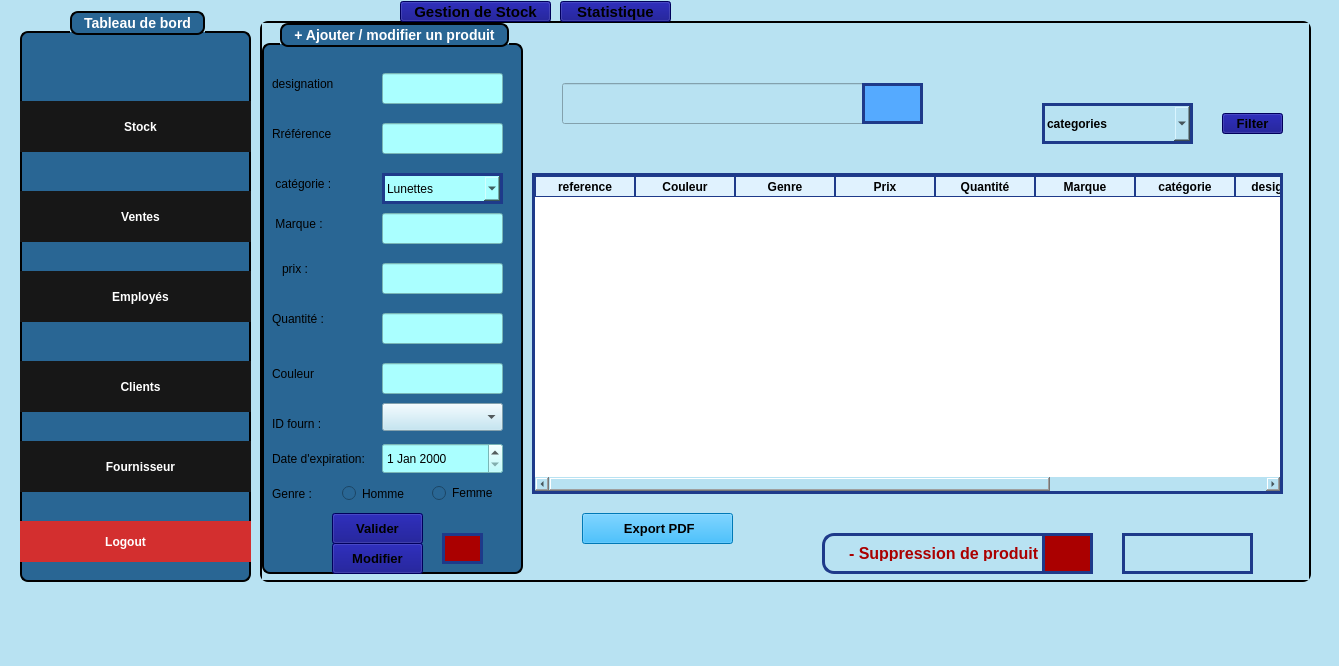
<?xml version="1.0" encoding="UTF-8"?>
<ui version="4.0">
 <class>MainWindow</class>
 <widget class="QMainWindow" name="MainWindow">
  <property name="geometry">
   <rect>
    <x>0</x>
    <y>0</y>
    <width>1339</width>
    <height>666</height>
   </rect>
  </property>
  <property name="windowTitle">
   <string>MainWindow</string>
  </property>
  <property name="styleSheet">
   <string notr="true">background-color: #B8E2F2

</string>
  </property>
  <widget class="QWidget" name="centralwidget">
   <widget class="QWidget" name="layoutWidget">
    <property name="geometry">
     <rect>
      <x>20</x>
      <y>0</y>
      <width>1301</width>
      <height>591</height>
     </rect>
    </property>
    <layout class="QHBoxLayout" name="horizontalLayout">
     <item>
      <widget class="QWidget" name="widget_2" native="true">
       <property name="maximumSize">
        <size>
         <width>16777215</width>
         <height>589</height>
        </size>
       </property>
       <widget class="QWidget" name="widget" native="true">
        <property name="geometry">
         <rect>
          <x>-10</x>
          <y>-20</y>
          <width>1311</width>
          <height>631</height>
         </rect>
        </property>
        <widget class="QGroupBox" name="groupBox_2">
         <property name="geometry">
          <rect>
           <x>10</x>
           <y>30</y>
           <width>231</width>
           <height>571</height>
          </rect>
         </property>
         <property name="styleSheet">
          <string notr="true">QGroupBox {
    background-color: rgb(41, 102, 148);   /* blue background */
    border: 2px solid black;               /* black border, 2px wide */
    border-radius: 8px;                    /* rounded corners */
    margin-top: 20px;                      /* space for the title */
    color: white;                          /* title text color */
    font-weight: bold;
    font-size: 14px;
}

QGroupBox::title {
 border: 2px solid black;               /* black border, 2px wide */
    border-radius: 8px;     
background-color: rgb(41, 102, 148);
    subcontrol-origin: margin;
    subcontrol-position: top center;       /* title centered */
    padding: 2px 10px;
}</string>
         </property>
         <property name="title">
          <string>Tableau de bord</string>
         </property>
         <widget class="QPushButton" name="pushButton_6">
          <property name="geometry">
           <rect>
            <x>-10</x>
            <y>90</y>
            <width>261</width>
            <height>51</height>
           </rect>
          </property>
          <property name="styleSheet">
           <string notr="true">#pushButton_6 {
    font-family: Arial, Helvetica, sans-serif;
    font-weight: bold;
    color: white;
    background-color: #171717;
    padding: 10px 20px;
    border: none;
    border-radius: 10px;
}

#pushButton_6:hover {
    background-color: #0c66ed; /* hover effect */
}

#pushButton_6:pressed {
    background-color: #094bb0; /* pressed effect */
}

</string>
          </property>
          <property name="text">
           <string>Stock</string>
          </property>
         </widget>
         <widget class="QPushButton" name="pushButton_8">
          <property name="geometry">
           <rect>
            <x>-10</x>
            <y>180</y>
            <width>261</width>
            <height>51</height>
           </rect>
          </property>
          <property name="styleSheet">
           <string notr="true">#pushButton_8 {
    font-family: Arial, Helvetica, sans-serif;
    font-weight: bold;
    color: white;
    background-color: #171717;
    padding: 10px 20px;
    border: none;
    border-radius: 10px;
}

#pushButton_8:hover {
    background-color: #0c66ed; /* hover effect */
}

#pushButton_8:pressed {
    background-color: #094bb0; /* pressed effect */
}
</string>
          </property>
          <property name="text">
           <string>Ventes</string>
          </property>
         </widget>
         <widget class="QPushButton" name="pushButton_10">
          <property name="geometry">
           <rect>
            <x>-10</x>
            <y>260</y>
            <width>261</width>
            <height>51</height>
           </rect>
          </property>
          <property name="styleSheet">
           <string notr="true">#pushButton_10 {
    font-family: Arial, Helvetica, sans-serif;
    font-weight: bold;
    color: white;
    background-color: #171717;
    padding: 10px 20px;
    border: none;
    border-radius: 10px;
}

#pushButton_10:hover {
    background-color: #0c66ed; /* hover effect */
}

#pushButton_10:pressed {
    background-color: #094bb0; /* pressed effect */
}
</string>
          </property>
          <property name="text">
           <string>Employés</string>
          </property>
         </widget>
         <widget class="QPushButton" name="pushButton_11">
          <property name="geometry">
           <rect>
            <x>-10</x>
            <y>350</y>
            <width>261</width>
            <height>51</height>
           </rect>
          </property>
          <property name="styleSheet">
           <string notr="true">#pushButton_11 {
    font-family: Arial, Helvetica, sans-serif;
    font-weight: bold;
    color: white;
    background-color: #171717;
    padding: 10px 20px;
    border: none;
    border-radius: 10px;
}

#pushButton_11:hover {
    background-color: #0c66ed; /* hover effect */
}

#pushButton_11:pressed {
    background-color: #094bb0; /* pressed effect */
}
</string>
          </property>
          <property name="text">
           <string>Clients</string>
          </property>
         </widget>
         <widget class="QPushButton" name="pushButton_13">
          <property name="geometry">
           <rect>
            <x>-10</x>
            <y>430</y>
            <width>261</width>
            <height>51</height>
           </rect>
          </property>
          <property name="styleSheet">
           <string notr="true">#pushButton_13 {
    font-family: Arial, Helvetica, sans-serif;
    font-weight: bold;
    color: white;
    background-color: #171717;
    padding: 10px 20px;
    border: none;
    border-radius: 10px;
}

#pushButton_13:hover {
    background-color: #0c66ed; /* hover effect */
}

#pushButton_13:pressed {
    background-color: #094bb0; /* pressed effect */
}
</string>
          </property>
          <property name="text">
           <string>Fournisseur</string>
          </property>
         </widget>
         <widget class="QPushButton" name="logoutButton">
          <property name="geometry">
           <rect>
            <x>-30</x>
            <y>510</y>
            <width>271</width>
            <height>41</height>
           </rect>
          </property>
          <property name="styleSheet">
           <string notr="true">#logoutButton {
    font-family: Arial, Helvetica, sans-serif;
    font-weight: bold;
    color: white;
    background-color: #d32f2f;
    padding: 10px 20px;
    border: none;
    border-radius: 10px;
}

#logoutButton:hover {
    background-color: #f44336; /* hover effect */
}

#logoutButton:pressed {
    background-color: #c62828; /* pressed effect */
}
</string>
          </property>
          <property name="text">
           <string>Logout</string>
          </property>
         </widget>
        </widget>
        <widget class="QStackedWidget" name="travaille">
         <property name="geometry">
          <rect>
           <x>250</x>
           <y>40</y>
           <width>1051</width>
           <height>561</height>
          </rect>
         </property>
         <property name="styleSheet">
          <string notr="true">/* Static design for label_9 */
QLabel#label_9 {
    font-size: 16px;
    font-weight: bold;
    padding: 10px 20px;
    border: 1px solid #93C5FD; /* light blue border */
    border-radius: 12px;
    color: #aa0000;  /* text color */
    background-color: qlineargradient(
        x1:0, y1:0, x2:0, y2:1,
        stop:0 #BFDBFE,   /* very light blue top */
        stop:1 #93C5FD    /* soft sky blue bottom */
    );
}

/* Hover effect (static, QLabel hover works) */
QLabel#label_9:hover {
    background-color: qlineargradient(
        x1:0, y1:0, x2:0, y2:1,
        stop:0 #E0F2FE,   /* almost white-blue */
        stop:1 #BFDBFE
    );
}

/* Pressed effect (optional for QLabel, not clickable by default) */
QLabel#label_9:pressed {
    background-color: #93C5FD; /* flat light blue */
}
QStackedWidget#travaille {
    border: 2px solid black;
    border-radius: 8px; /* Optional: rounded corners */
}
</string>
         </property>
         <property name="currentIndex">
          <number>0</number>
         </property>
         <widget class="QWidget" name="page_3">
          <widget class="QLineEdit" name="lineEdit_6">
           <property name="geometry">
            <rect>
             <x>860</x>
             <y>510</y>
             <width>131</width>
             <height>41</height>
            </rect>
           </property>
           <property name="styleSheet">
            <string notr="true">  border: 3px solid #1E3A8A;
color: rgb(0, 0, 0);</string>
           </property>
           <property name="text">
            <string/>
           </property>
          </widget>
          <widget class="QTableWidget" name="tableWidget">
           <property name="geometry">
            <rect>
             <x>270</x>
             <y>150</y>
             <width>751</width>
             <height>321</height>
            </rect>
           </property>
           <property name="styleSheet">
            <string notr="true">QTableWidget {
    border: 3px solid #1E3A8A;   /* outer border */
    gridline-color: #1E3A8A;     /* inner cell lines */
    color: black;                /* text color inside cells */
    background-color: white;     /* cell background */
}

QHeaderView::section {
    border: 1px solid #1E3A8A;
    color: black;                /* header text color */
    background-color: #E0F2FE;   /* light blue header background */
    font-weight: bold;
}


</string>
           </property>
           <column>
            <property name="text">
             <string>reference</string>
            </property>
            <property name="font">
             <font>
              <pointsize>10</pointsize>
             </font>
            </property>
           </column>
           <column>
            <property name="text">
             <string>Couleur</string>
            </property>
           </column>
           <column>
            <property name="text">
             <string>Genre</string>
            </property>
           </column>
           <column>
            <property name="text">
             <string>Prix</string>
            </property>
           </column>
           <column>
            <property name="text">
             <string>Quantité</string>
            </property>
           </column>
           <column>
            <property name="text">
             <string>Marque</string>
            </property>
           </column>
           <column>
            <property name="text">
             <string>catégorie</string>
            </property>
           </column>
           <column>
            <property name="text">
             <string>designation</string>
            </property>
           </column>
           <column>
            <property name="text">
             <string>Date d'expiration</string>
            </property>
           </column>
           <column>
            <property name="text">
             <string>ID_FOUR</string>
            </property>
           </column>
          </widget>
          <widget class="QComboBox" name="comboBox">
           <property name="geometry">
            <rect>
             <x>780</x>
             <y>80</y>
             <width>151</width>
             <height>41</height>
            </rect>
           </property>
           <property name="font">
            <font>
             <bold>true</bold>
            </font>
           </property>
           <property name="whatsThis">
            <string>&lt;html&gt;&lt;head/&gt;&lt;body&gt;&lt;p&gt;&lt;br/&gt;&lt;/p&gt;&lt;/body&gt;&lt;/html&gt;</string>
           </property>
           <property name="styleSheet">
            <string notr="true">  border: 3px solid #1E3A8A;
color: rgb(0, 0, 0);</string>
           </property>
           <item>
            <property name="text">
             <string>categories</string>
            </property>
           </item>
           <item>
            <property name="text">
             <string>genre</string>
            </property>
           </item>
          </widget>
          <widget class="QPushButton" name="pushButton_5">
           <property name="geometry">
            <rect>
             <x>780</x>
             <y>510</y>
             <width>51</width>
             <height>41</height>
            </rect>
           </property>
           <property name="styleSheet">
            <string notr="true">border: 3px solid #1E3A8A;
background-color: rgb(170, 0, 0);</string>
           </property>
           <property name="text">
            <string/>
           </property>
           <property name="icon">
            <iconset theme="QIcon::ThemeIcon::EditDelete"/>
           </property>
          </widget>
          <widget class="QLabel" name="label_9">
           <property name="geometry">
            <rect>
             <x>560</x>
             <y>510</y>
             <width>271</width>
             <height>41</height>
            </rect>
           </property>
           <property name="styleSheet">
            <string notr="true">border: 3px solid #1E3A8A;</string>
           </property>
           <property name="text">
            <string>- Suppression de produit</string>
           </property>
          </widget>
          <widget class="QGroupBox" name="groupBox">
           <property name="geometry">
            <rect>
             <x>0</x>
             <y>0</y>
             <width>261</width>
             <height>551</height>
            </rect>
           </property>
           <property name="styleSheet">
            <string notr="true">QGroupBox {
    background-color: rgb(41, 102, 148);   /* blue background */
    border: 2px solid black;               /* black border, 2px wide */
    border-radius: 8px;                    /* rounded corners */
    margin-top: 20px;                      /* space for the title */
    color: white;                          /* title text color */
    font-weight: bold;
    font-size: 14px;
}

QGroupBox::title {
 border: 2px solid black;               /* black border, 2px wide */
    border-radius: 8px;     
background-color: rgb(41, 102, 148);
    subcontrol-origin: margin;
    subcontrol-position: top center;       /* title centered */
    padding: 2px 10px;
}</string>
           </property>
           <property name="title">
            <string>+ Ajouter / modifier un produit</string>
           </property>
           <widget class="QLineEdit" name="lineEdit_des">
            <property name="geometry">
             <rect>
              <x>120</x>
              <y>50</y>
              <width>121</width>
              <height>31</height>
             </rect>
            </property>
            <property name="styleSheet">
             <string notr="true">color: rgb(0, 0, 0);

background-color: rgb(170, 255, 255);</string>
            </property>
            <property name="text">
             <string/>
            </property>
           </widget>
           <widget class="QLineEdit" name="lineEdit_3">
            <property name="geometry">
             <rect>
              <x>120</x>
              <y>100</y>
              <width>121</width>
              <height>31</height>
             </rect>
            </property>
            <property name="styleSheet">
             <string notr="true">
background-color: rgb(170, 255, 255);
color: rgb(0, 0, 0);</string>
            </property>
            <property name="text">
             <string/>
            </property>
           </widget>
           <widget class="QDateEdit" name="dateEdit">
            <property name="geometry">
             <rect>
              <x>120</x>
              <y>420</y>
              <width>121</width>
              <height>31</height>
             </rect>
            </property>
            <property name="styleSheet">
             <string notr="true">background-color: rgb(170, 255, 255);
color: rgb(0, 0, 0);</string>
            </property>
           </widget>
           <widget class="QPushButton" name="pushButton_2">
            <property name="geometry">
             <rect>
              <x>70</x>
              <y>490</y>
              <width>91</width>
              <height>31</height>
             </rect>
            </property>
            <property name="font">
             <font>
              <pointsize>10</pointsize>
              <bold>true</bold>
             </font>
            </property>
            <property name="styleSheet">
             <string notr="true">background-color: rgb(0, 0, 127);
</string>
            </property>
            <property name="text">
             <string>Valider</string>
            </property>
            <property name="icon">
             <iconset theme="QIcon::ThemeIcon::ListAdd"/>
            </property>
           </widget>
           <widget class="QLabel" name="label_2">
            <property name="geometry">
             <rect>
              <x>10</x>
              <y>280</y>
              <width>81</width>
              <height>31</height>
             </rect>
            </property>
            <property name="styleSheet">
             <string notr="true">background-color: rgb(41, 102, 148);
</string>
            </property>
            <property name="text">
             <string>Quantité :</string>
            </property>
           </widget>
           <widget class="QLabel" name="label_11">
            <property name="geometry">
             <rect>
              <x>10</x>
              <y>180</y>
              <width>71</width>
              <height>41</height>
             </rect>
            </property>
            <property name="styleSheet">
             <string notr="true">background-color: rgb(41, 102, 148);
</string>
            </property>
            <property name="text">
             <string> Marque :</string>
            </property>
           </widget>
           <widget class="QLabel" name="label_12">
            <property name="geometry">
             <rect>
              <x>10</x>
              <y>90</y>
              <width>81</width>
              <height>41</height>
             </rect>
            </property>
            <property name="styleSheet">
             <string notr="true">background-color: rgb(41, 102, 148);
</string>
            </property>
            <property name="text">
             <string>Rréférence</string>
            </property>
           </widget>
           <widget class="QLabel" name="label_13">
            <property name="geometry">
             <rect>
              <x>10</x>
              <y>330</y>
              <width>71</width>
              <height>41</height>
             </rect>
            </property>
            <property name="styleSheet">
             <string notr="true">background-color: rgb(41, 102, 148);
</string>
            </property>
            <property name="text">
             <string>Couleur</string>
            </property>
           </widget>
           <widget class="QLabel" name="label_14">
            <property name="geometry">
             <rect>
              <x>10</x>
              <y>450</y>
              <width>61</width>
              <height>41</height>
             </rect>
            </property>
            <property name="styleSheet">
             <string notr="true">background-color: rgb(41, 102, 148);
</string>
            </property>
            <property name="text">
             <string>Genre :</string>
            </property>
           </widget>
           <widget class="QLabel" name="label_15">
            <property name="geometry">
             <rect>
              <x>10</x>
              <y>40</y>
              <width>81</width>
              <height>41</height>
             </rect>
            </property>
            <property name="styleSheet">
             <string notr="true">background-color: rgb(41, 102, 148);
</string>
            </property>
            <property name="text">
             <string>designation</string>
            </property>
           </widget>
           <widget class="QLabel" name="label_16">
            <property name="geometry">
             <rect>
              <x>10</x>
              <y>420</y>
              <width>121</width>
              <height>31</height>
             </rect>
            </property>
            <property name="styleSheet">
             <string notr="true">background-color: rgb(41, 102, 148);
</string>
            </property>
            <property name="text">
             <string>Date d'expiration:</string>
            </property>
           </widget>
           <widget class="QLineEdit" name="lineEdit_7">
            <property name="geometry">
             <rect>
              <x>120</x>
              <y>190</y>
              <width>121</width>
              <height>31</height>
             </rect>
            </property>
            <property name="styleSheet">
             <string notr="true">
background-color: rgb(170, 255, 255);
color: rgb(0, 0, 0);</string>
            </property>
            <property name="text">
             <string/>
            </property>
           </widget>
           <widget class="QLineEdit" name="lineEdit_8">
            <property name="geometry">
             <rect>
              <x>120</x>
              <y>340</y>
              <width>121</width>
              <height>31</height>
             </rect>
            </property>
            <property name="styleSheet">
             <string notr="true">background-color: rgb(170, 255, 255);
color: rgb(0, 0, 0);</string>
            </property>
            <property name="text">
             <string/>
            </property>
           </widget>
           <widget class="QLineEdit" name="lineEdit_9">
            <property name="geometry">
             <rect>
              <x>120</x>
              <y>290</y>
              <width>121</width>
              <height>31</height>
             </rect>
            </property>
            <property name="styleSheet">
             <string notr="true">background-color: rgb(170, 255, 255);
color: rgb(0, 0, 0);</string>
            </property>
            <property name="text">
             <string/>
            </property>
           </widget>
           <widget class="QRadioButton" name="radioButton">
            <property name="geometry">
             <rect>
              <x>80</x>
              <y>460</y>
              <width>81</width>
              <height>21</height>
             </rect>
            </property>
            <property name="styleSheet">
             <string notr="true">color: rgb(0, 0, 0);
background-color: rgb(41, 102, 148);</string>
            </property>
            <property name="text">
             <string>Homme</string>
            </property>
           </widget>
           <widget class="QRadioButton" name="radioButton_2">
            <property name="geometry">
             <rect>
              <x>170</x>
              <y>460</y>
              <width>81</width>
              <height>20</height>
             </rect>
            </property>
            <property name="styleSheet">
             <string notr="true">background-color: rgb(41, 102, 148);
color: rgb(0, 0, 0);</string>
            </property>
            <property name="text">
             <string>Femme</string>
            </property>
           </widget>
           <widget class="QPushButton" name="pushButton_14">
            <property name="geometry">
             <rect>
              <x>180</x>
              <y>510</y>
              <width>41</width>
              <height>31</height>
             </rect>
            </property>
            <property name="styleSheet">
             <string notr="true">border: 3px solid #1E3A8A;
background-color: rgb(170, 0, 0);
</string>
            </property>
            <property name="text">
             <string/>
            </property>
            <property name="icon">
             <iconset theme="QIcon::ThemeIcon::EditClear"/>
            </property>
           </widget>
           <widget class="QLabel" name="label_34">
            <property name="geometry">
             <rect>
              <x>20</x>
              <y>230</y>
              <width>51</width>
              <height>31</height>
             </rect>
            </property>
            <property name="styleSheet">
             <string notr="true">background-color: rgb(41, 102, 148);
</string>
            </property>
            <property name="text">
             <string>prix :</string>
            </property>
           </widget>
           <widget class="QLineEdit" name="lineEdit_29">
            <property name="geometry">
             <rect>
              <x>120</x>
              <y>240</y>
              <width>121</width>
              <height>31</height>
             </rect>
            </property>
            <property name="styleSheet">
             <string notr="true">background-color: rgb(170, 255, 255);
color: rgb(0, 0, 0);</string>
            </property>
            <property name="text">
             <string/>
            </property>
           </widget>
           <widget class="QLabel" name="label_35">
            <property name="geometry">
             <rect>
              <x>10</x>
              <y>140</y>
              <width>71</width>
              <height>41</height>
             </rect>
            </property>
            <property name="styleSheet">
             <string notr="true">background-color: rgb(41, 102, 148);
</string>
            </property>
            <property name="text">
             <string> catégorie :</string>
            </property>
           </widget>
           <widget class="QComboBox" name="comboBox_2">
            <property name="geometry">
             <rect>
              <x>120</x>
              <y>150</y>
              <width>121</width>
              <height>31</height>
             </rect>
            </property>
            <property name="whatsThis">
             <string>&lt;html&gt;&lt;head/&gt;&lt;body&gt;&lt;p&gt;&lt;br/&gt;&lt;/p&gt;&lt;/body&gt;&lt;/html&gt;</string>
            </property>
            <property name="styleSheet">
             <string notr="true">  border: 3px solid #1E3A8A;
color: rgb(0, 0, 0);
background-color: rgb(170, 255, 255);</string>
            </property>
            <item>
             <property name="text">
              <string>Lunettes</string>
             </property>
            </item>
            <item>
             <property name="text">
              <string>Lentilles</string>
             </property>
            </item>
            <item>
             <property name="text">
              <string>Accessoires</string>
             </property>
            </item>
           </widget>
           <widget class="QPushButton" name="pushButton_16">
            <property name="geometry">
             <rect>
              <x>70</x>
              <y>520</y>
              <width>91</width>
              <height>31</height>
             </rect>
            </property>
            <property name="font">
             <font>
              <pointsize>10</pointsize>
              <bold>true</bold>
             </font>
            </property>
            <property name="styleSheet">
             <string notr="true">background-color: rgb(0, 0, 127);
</string>
            </property>
            <property name="text">
             <string>Modifier</string>
            </property>
            <property name="icon">
             <iconset theme="QIcon::ThemeIcon::MailMessageNew"/>
            </property>
           </widget>
           <widget class="QLabel" name="label_17">
            <property name="geometry">
             <rect>
              <x>10</x>
              <y>380</y>
              <width>71</width>
              <height>41</height>
             </rect>
            </property>
            <property name="styleSheet">
             <string notr="true">background-color: rgb(41, 102, 148);
</string>
            </property>
            <property name="text">
             <string>ID fourn :</string>
            </property>
           </widget>
           <widget class="QComboBox" name="comboBox_idFour">
            <property name="geometry">
             <rect>
              <x>120</x>
              <y>380</y>
              <width>121</width>
              <height>28</height>
             </rect>
            </property>
           </widget>
           <zorder>lineEdit_des</zorder>
           <zorder>lineEdit_3</zorder>
           <zorder>pushButton_2</zorder>
           <zorder>label_2</zorder>
           <zorder>label_11</zorder>
           <zorder>label_12</zorder>
           <zorder>label_13</zorder>
           <zorder>label_14</zorder>
           <zorder>label_15</zorder>
           <zorder>label_16</zorder>
           <zorder>lineEdit_7</zorder>
           <zorder>lineEdit_8</zorder>
           <zorder>lineEdit_9</zorder>
           <zorder>radioButton</zorder>
           <zorder>radioButton_2</zorder>
           <zorder>pushButton_14</zorder>
           <zorder>label_34</zorder>
           <zorder>lineEdit_29</zorder>
           <zorder>label_35</zorder>
           <zorder>comboBox_2</zorder>
           <zorder>pushButton_16</zorder>
           <zorder>label_17</zorder>
           <zorder>dateEdit</zorder>
           <zorder>comboBox_idFour</zorder>
          </widget>
          <widget class="QLineEdit" name="lineEdit_5">
           <property name="geometry">
            <rect>
             <x>300</x>
             <y>60</y>
             <width>361</width>
             <height>41</height>
            </rect>
           </property>
           <property name="styleSheet">
            <string notr="true">QLineEdit {
      border: 3px solid #1E3A8A;
      /* default border */
    border-radius: 12px;            /* rounded shape */
    padding: 6px 10px;
    background-color: #ffffff;
    color: black;
    font-size: 14px;
}

/* when focused */
QLineEdit:focus {
    border: 2px solid #2f2ee9;      /* highlight color */
    background-color: #f0f4ff;      /* light blue background on focus */
    font-weight: bold;              /* text bolder on focus */
}
color: rgb(0, 0, 0);</string>
           </property>
           <property name="text">
            <string/>
           </property>
          </widget>
          <widget class="QPushButton" name="pushButton">
           <property name="geometry">
            <rect>
             <x>600</x>
             <y>60</y>
             <width>61</width>
             <height>41</height>
            </rect>
           </property>
           <property name="styleSheet">
            <string notr="true">background-color: rgb(85, 170, 255);
  border: 3px solid #1E3A8A;
</string>
           </property>
           <property name="text">
            <string/>
           </property>
           <property name="icon">
            <iconset theme="QIcon::ThemeIcon::EditFind"/>
           </property>
          </widget>
          <widget class="QPushButton" name="pushButton_9">
           <property name="geometry">
            <rect>
             <x>960</x>
             <y>90</y>
             <width>61</width>
             <height>21</height>
            </rect>
           </property>
           <property name="font">
            <font>
             <pointsize>10</pointsize>
             <bold>true</bold>
            </font>
           </property>
           <property name="styleSheet">
            <string notr="true">background-color: rgb(0, 0, 127);
</string>
           </property>
           <property name="text">
            <string>Filter</string>
           </property>
          </widget>
          <widget class="QLabel" name="logoLabel">
           <property name="geometry">
            <rect>
             <x>950</x>
             <y>10</y>
             <width>60</width>
             <height>60</height>
            </rect>
           </property>
           <property name="minimumSize">
            <size>
             <width>50</width>
             <height>50</height>
            </size>
           </property>
           <property name="maximumSize">
            <size>
             <width>60</width>
             <height>60</height>
            </size>
           </property>
           <property name="styleSheet">
            <string notr="true">background-color: transparent;</string>
           </property>
           <property name="text">
            <string/>
           </property>
           <property name="pixmap">
            <pixmap resource="resources.qrc">:/images/logof.jpg</pixmap>
           </property>
           <property name="scaledContents">
            <bool>true</bool>
           </property>
           <property name="alignment">
            <set>Qt::AlignmentFlag::AlignCenter</set>
           </property>
          </widget>
          <widget class="QPushButton" name="pushButton_15">
           <property name="geometry">
            <rect>
             <x>320</x>
             <y>490</y>
             <width>151</width>
             <height>31</height>
            </rect>
           </property>
           <property name="font">
            <font>
             <pointsize>10</pointsize>
             <bold>true</bold>
            </font>
           </property>
           <property name="styleSheet">
            <string notr="true">background-color: rgb(0, 170, 255);
</string>
           </property>
           <property name="text">
            <string> Export PDF</string>
           </property>
           <property name="icon">
            <iconset theme="QIcon::ThemeIcon::Printer"/>
           </property>
          </widget>
          <zorder>lineEdit_6</zorder>
          <zorder>tableWidget</zorder>
          <zorder>comboBox</zorder>
          <zorder>label_9</zorder>
          <zorder>pushButton_5</zorder>
          <zorder>groupBox</zorder>
          <zorder>lineEdit_5</zorder>
          <zorder>pushButton_9</zorder>
          <zorder>pushButton</zorder>
          <zorder>logoLabel</zorder>
          <zorder>pushButton_15</zorder>
         </widget>
         <widget class="QWidget" name="page_4">
          <widget class="QLabel" name="label">
           <property name="geometry">
            <rect>
             <x>40</x>
             <y>40</y>
             <width>1001</width>
             <height>501</height>
            </rect>
           </property>
           <property name="text">
            <string/>
           </property>
          </widget>
          <widget class="QLabel" name="logoLabel_2">
           <property name="geometry">
            <rect>
             <x>1000</x>
             <y>0</y>
             <width>51</width>
             <height>50</height>
            </rect>
           </property>
           <property name="minimumSize">
            <size>
             <width>50</width>
             <height>50</height>
            </size>
           </property>
           <property name="maximumSize">
            <size>
             <width>60</width>
             <height>60</height>
            </size>
           </property>
           <property name="styleSheet">
            <string notr="true">background-color: transparent;</string>
           </property>
           <property name="text">
            <string/>
           </property>
           <property name="pixmap">
            <pixmap resource="resources.qrc">:/images/logof.jpg</pixmap>
           </property>
           <property name="scaledContents">
            <bool>true</bool>
           </property>
           <property name="alignment">
            <set>Qt::AlignmentFlag::AlignCenter</set>
           </property>
          </widget>
         </widget>
        </widget>
        <widget class="QPushButton" name="pushButton_7">
         <property name="geometry">
          <rect>
           <x>550</x>
           <y>20</y>
           <width>111</width>
           <height>21</height>
          </rect>
         </property>
         <property name="font">
          <font>
           <pointsize>11</pointsize>
           <bold>true</bold>
          </font>
         </property>
         <property name="styleSheet">
          <string notr="true">background-color: rgb(0, 0, 127);
</string>
         </property>
         <property name="text">
          <string>Statistique</string>
         </property>
        </widget>
        <widget class="QPushButton" name="pushButton_12">
         <property name="geometry">
          <rect>
           <x>390</x>
           <y>20</y>
           <width>151</width>
           <height>21</height>
          </rect>
         </property>
         <property name="font">
          <font>
           <pointsize>11</pointsize>
           <bold>true</bold>
          </font>
         </property>
         <property name="styleSheet">
          <string notr="true">background-color: rgb(0, 0, 127);
</string>
         </property>
         <property name="text">
          <string>Gestion de Stock</string>
         </property>
        </widget>
       </widget>
      </widget>
     </item>
    </layout>
   </widget>
  </widget>
  <widget class="QMenuBar" name="menubar">
   <property name="geometry">
    <rect>
     <x>0</x>
     <y>0</y>
     <width>1339</width>
     <height>25</height>
    </rect>
   </property>
  </widget>
  <widget class="QStatusBar" name="statusbar"/>
 </widget>
 <resources>
  <include location="resources.qrc"/>
 </resources>
 <connections/>
</ui>
